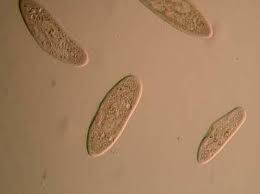
#> input picture protozoa_brown_sample_4.jpeg, 260 x 194 px
$ python -i detector.py   (imports and definitions only)   (older library calls are emulated)
#> lines starting #> are read from the running program, lines starting #| are printed output that depends on the picture
import cv2
import numpy as np
import math


def normalize_u8(image):
    return cv2.normalize(image, None, 0, 255, cv2.NORM_MINMAX).astype(np.uint8)


def create_protozoa_saliency(image_rgb):
    """
    Membuat peta objek protozoa.
    Cocok untuk sample hijau/kebiruan dan coklat/abu-abu.
    """
    r, g, b = cv2.split(image_rgb)
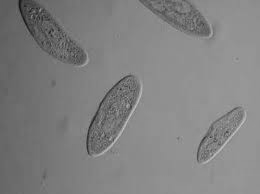
#> g: shape (194, 260); min 21, max 202, mean 128.8
    gray = cv2.cvtColor(image_rgb, cv2.COLOR_RGB2GRAY)
    hsv = cv2.cvtColor(image_rgb, cv2.COLOR_RGB2HSV)
#> hsv: shape (194, 260, 3); mean H, S, V 14.3, 106.2, 164.5
    _, saturation, value = cv2.split(hsv)
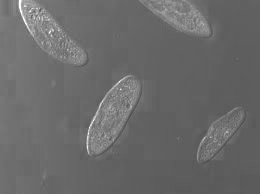
#> saturation: shape (194, 260); min 79, max 255, mean 106.2

    # Protozoa hijau/kebiruan.
    green_score = (
        2.0 * g.astype(np.float32)
        - 0.80 * r.astype(np.float32)
        - 0.80 * b.astype(np.float32)
    )
    green_score = np.clip(green_score, 0, 255)
    green_score = normalize_u8(green_score)

    # Protozoa coklat/abu-abu biasanya sedikit lebih gelap dan bersaturasi dari background.
    brown_score = (
        0.65 * saturation.astype(np.float32)
        + 0.65 * (255 - value).astype(np.float32)
        + 0.20 * r.astype(np.float32)
    )
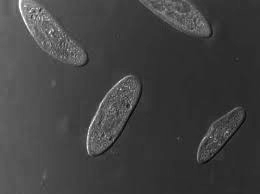
#> brown_score: shape (194, 260) float32; min 108.1, max 311.2, mean 160.8; drawn with min black and max white
    brown_score = normalize_u8(brown_score)

    # Outline gelap dan isi badan.
    h, w = gray.shape[:2]
#> h = 194; w = 260
    base = min(h, w)
#> base = 194

    sizes = [
        max(13, int(base * 0.045)),
        max(21, int(base * 0.080)),
        max(31, int(base * 0.120)),
    ]
#> sizes = [13, 21, 31]

    top_hat = np.zeros_like(gray)
    black_hat = np.zeros_like(gray)

    denoised = cv2.bilateralFilter(gray, 7, 45, 45)

    for size in sizes:
        if size % 2 == 0:
            size += 1

        kernel = cv2.getStructuringElement(cv2.MORPH_ELLIPSE, (size, size))
        top_hat = np.maximum(top_hat, cv2.morphologyEx(denoised, cv2.MORPH_TOPHAT, kernel))
        black_hat = np.maximum(black_hat, cv2.morphologyEx(denoised, cv2.MORPH_BLACKHAT, kernel))
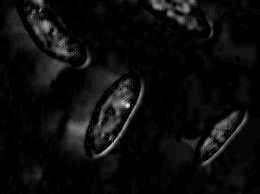
#> top_hat: shape (194, 260); min 0, max 37, mean 1.9; drawn with min black and max white

    top_hat = normalize_u8(top_hat)
    black_hat = normalize_u8(black_hat)

    color_score = np.maximum(green_score, brown_score)
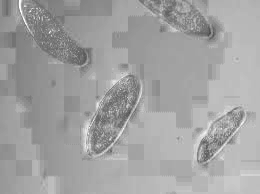
#> color_score: shape (194, 260); min 70, max 255, mean 161.8

    saliency = (
        0.60 * color_score.astype(np.float32)
        + 0.30 * black_hat.astype(np.float32)
        + 0.20 * top_hat.astype(np.float32)
        + 0.18 * saturation.astype(np.float32)
    )
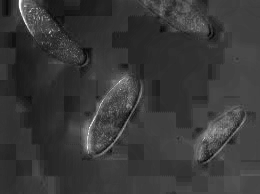
#> saliency: shape (194, 260) float32; min 81.1, max 267, mean 123; drawn with min black and max white

    saliency = normalize_u8(saliency)
    saliency = cv2.GaussianBlur(saliency, (5, 5), 0)

    return saliency, green_score, brown_score, black_hat, top_hat


def create_ellipse_template(width, height, angle):
    pad = 6
    canvas_w = int(width + 2 * pad)
    canvas_h = int(height + 2 * pad)

    template = np.zeros((canvas_h, canvas_w), dtype=np.uint8)

    cv2.ellipse(
        template,
        (canvas_w // 2, canvas_h // 2),
        (max(2, width // 2), max(2, height // 2)),
        angle,
        0,
        360,
        255,
        -1
    )

    template = cv2.GaussianBlur(template, (0, 0), 3)
    return template.astype(np.float32) / 255.0


def template_match_protozoa(
    image_rgb,
    threshold=0.55,
    min_distance=45,
    min_scale=0.85,
    max_scale=1.15
):
    """
    Template matching multi-angle agar protozoa oval dihitung sebagai satu objek.
    Default disesuaikan untuk sample hijau dengan target 29 protozoa.
    """
    saliency, green_score, brown_score, black_hat, top_hat = create_protozoa_saliency(image_rgb)

    h, w = saliency.shape[:2]
#> h = 194; w = 260
    base = min(h, w)
#> base = 194

    # Ukuran template otomatis berdasarkan tinggi gambar.
    # Untuk sample 1280x720, ukuran ini cocok untuk protozoa oval.
    proto_w = int(base * 0.095)
#> proto_w = 18
    proto_h = int(base * 0.150)
#> proto_h = 29

    proto_w = max(22, proto_w)
#> proto_w = 22
    proto_h = max(34, proto_h)
#> proto_h = 34

    scales = np.linspace(min_scale, max_scale, 3)

    saliency_float = saliency.astype(np.float32) / 255.0

    candidates = []

    for scale in scales:
        tw = int(proto_w * scale)
        th = int(proto_h * scale)

        if tw < 8 or th < 8:
            continue

        for angle in range(0, 180, 15):
            template = create_ellipse_template(tw, th, angle)

            if template.shape[0] >= h or template.shape[1] >= w:
                continue

            result = cv2.matchTemplate(
                saliency_float,
                template,
                cv2.TM_CCOEFF_NORMED
            )

            peak_kernel_size = max(9, int(min_distance))
            peak_kernel = np.ones((peak_kernel_size, peak_kernel_size), dtype=np.float32)
            local_max = cv2.dilate(result, peak_kernel)

            ys, xs = np.where((result == local_max) & (result >= threshold))

            for y, x in zip(ys, xs):
                cx = float(x + template.shape[1] / 2)
                cy = float(y + template.shape[0] / 2)
                score = float(result[y, x])

                candidates.append(
                    {
                        "x": cx,
                        "y": cy,
                        "score": score,
                        "width": int(tw),
                        "height": int(th),
                        "angle": int(angle),
                    }
                )
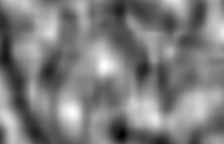
#> result: shape (144, 224) float32; min -0.762, max 0.699, mean -0.0415; drawn with min black and max white
#> after the loop, candidates = 195 items

    candidates = sorted(candidates, key=lambda item: item["score"], reverse=True)

    detections = []

    for candidate in candidates:
        duplicate = False

        for saved in detections:
            distance = math.hypot(candidate["x"] - saved["x"], candidate["y"] - saved["y"])

            if distance < min_distance:
                duplicate = True
                break

        if not duplicate:
            detections.append(candidate)
#> after the loop, detections = 8 items

    detections = sorted(detections, key=lambda item: (item["y"], item["x"]))

    table = []

    for i, item in enumerate(detections, start=1):
        table.append(
            {
                "No": i,
                "X": int(round(item["x"])),
                "Y": int(round(item["y"])),
                "Lebar Template": item["width"],
                "Tinggi Template": item["height"],
                "Angle": item["angle"],
                "Score": round(item["score"], 3),
            }
        )
#> this loop made 8 passes
#> after the loop, table = 8 items

    debug = {
        "Saliency": saliency,
        "Green Score": green_score,
        "Brown Score": brown_score,
        "Black-hat Outline": black_hat,
        "Top-hat Body": top_hat,
    }

    return {
        "count": len(detections),
        "detections": detections,
        "table": table,
        "debug": debug,
    }


# [108 lines left out: functions draw_detections, to_rgb, make_debug_grid, image_quality_report, not called in this run]

>>> import cv2
>>> picture = cv2.cvtColor(cv2.imread('protozoa_brown_sample_4.jpeg'), cv2.COLOR_BGR2RGB)
>>> result = template_match_protozoa(picture)
#> result = 4 items

$ run again, on protozoa_green_sample_29.jpg
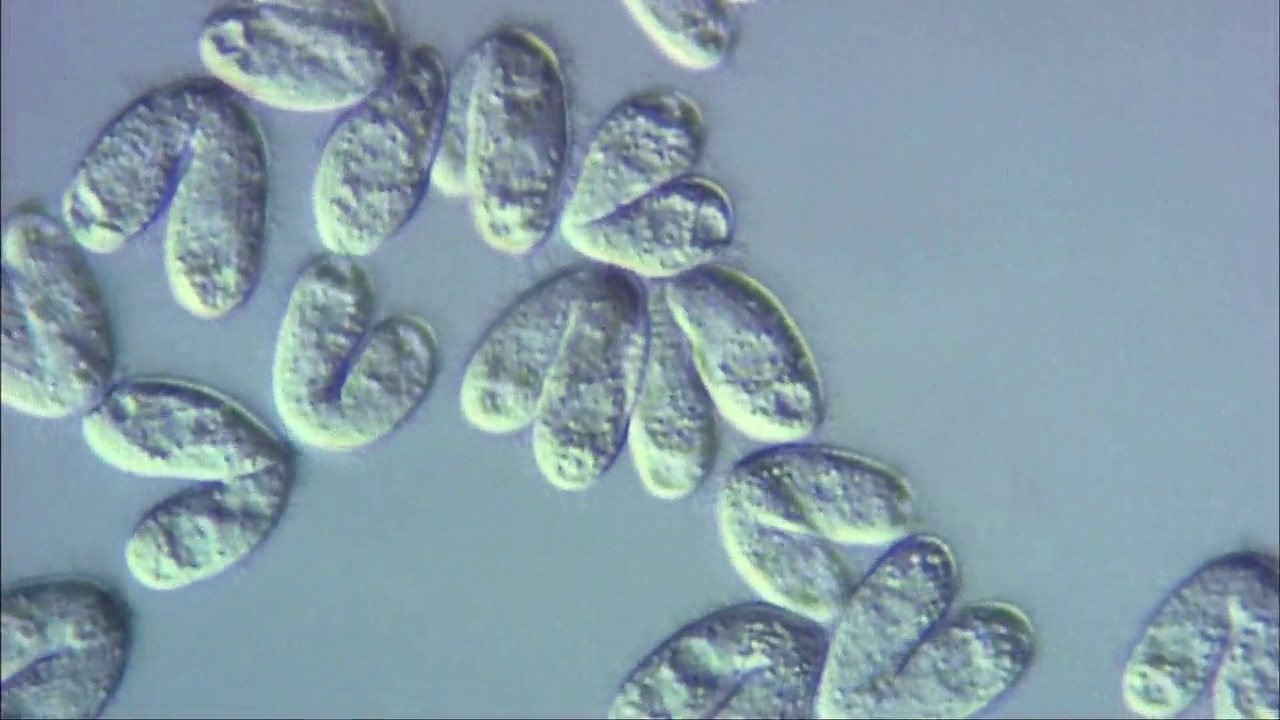
#> input picture protozoa_green_sample_29.jpg, 1280 x 720 px
#> hsv: shape (720, 1280, 3); mean H, S, V 99.3, 57.5, 171.4
#> after the loop in create_protozoa_saliency, `for size in sizes:`:
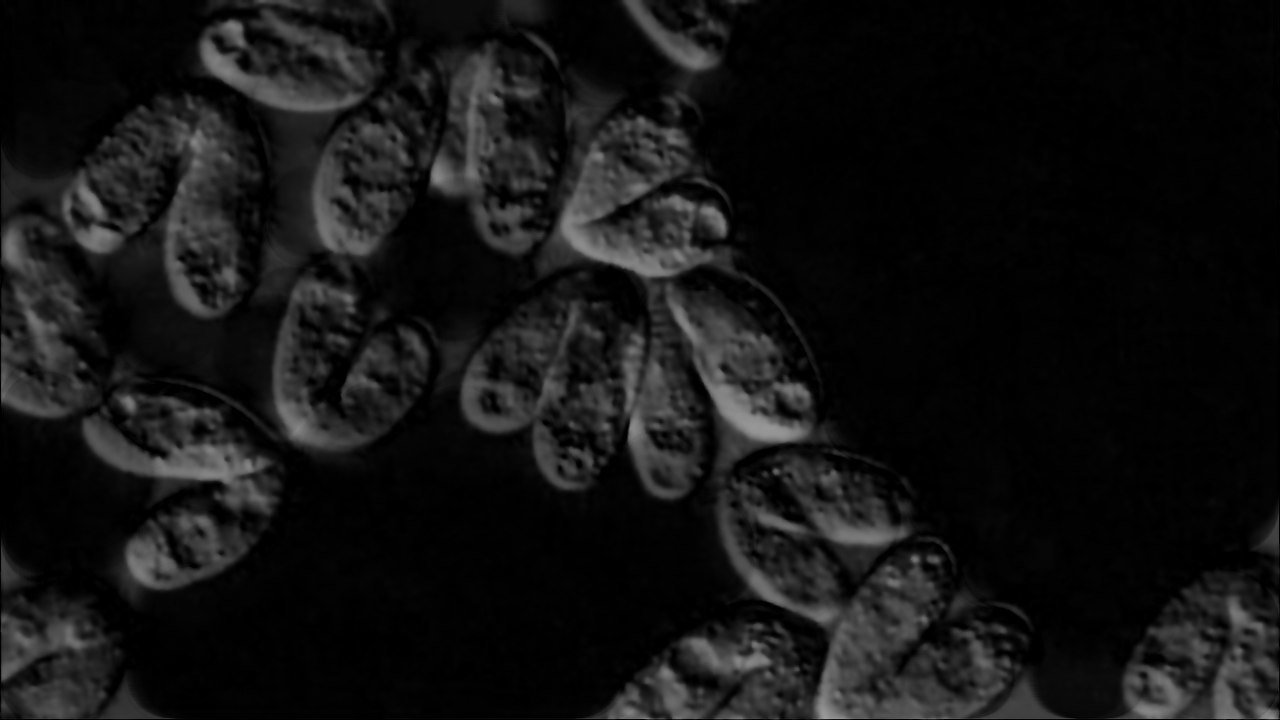
#> top_hat: shape (720, 1280); min 0, max 158, mean 19.5
#> after the loop in template_match_protozoa, `for scale in scales:`:
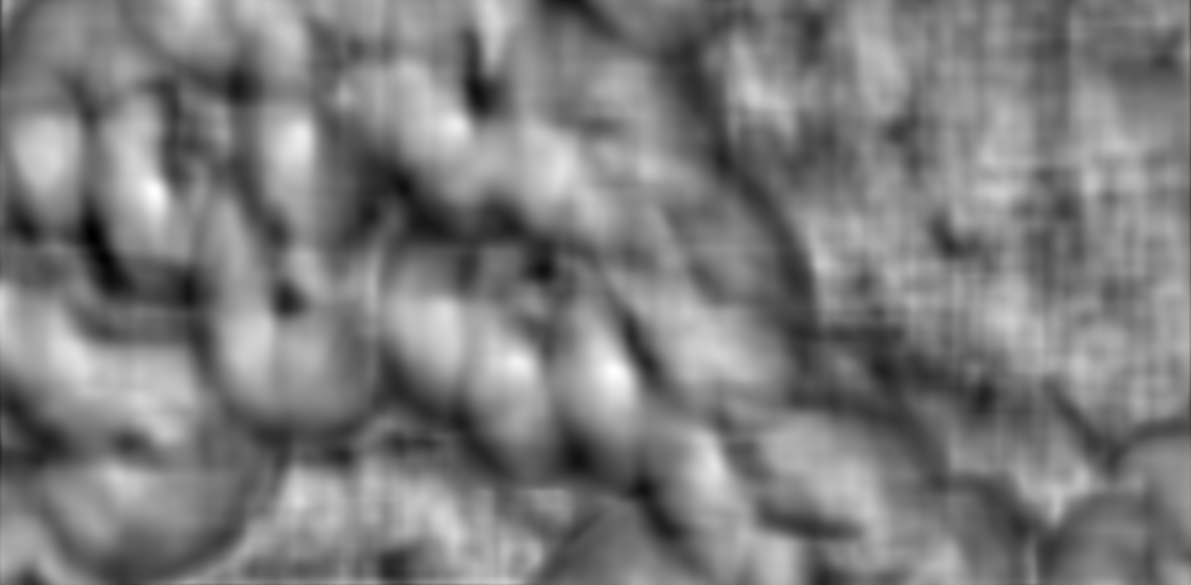
#> result: shape (585, 1191) float32; min -0.624, max 0.642, mean -0.00791; drawn with min black and max white
#> after the loop in template_match_protozoa, `for scale in scales:`: candidates = 264 items
#> after the loop in template_match_protozoa, `for candidate in candidates:`: detections = 28 items
#> the loop in template_match_protozoa, `for i, item in enumerate(detections, start=1):` made 28 passes
#> `result = template_match_protozoa(picture)`: result = 4 items
